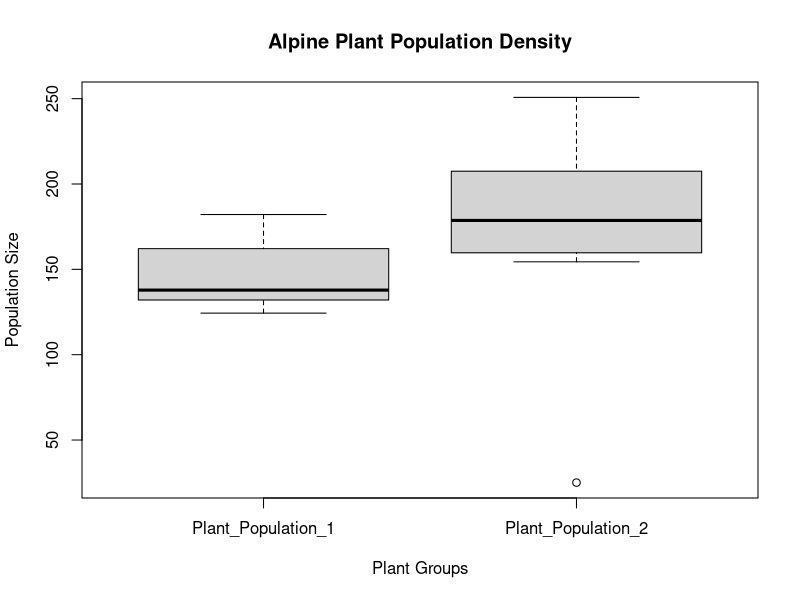
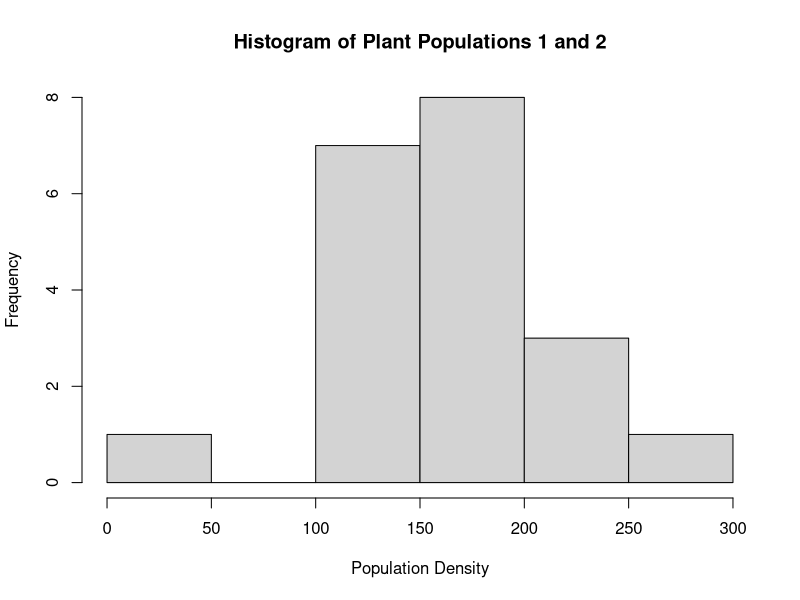

The R source for these figures, in order:
## ---- chunk 1
knitr::opts_chunk$set(echo = TRUE)
## ---- chunk 2
plantpopulation1 <- rnorm(n=10, mean = 150, sd = 20)
plantpopulation2 <- rnorm(n=10, mean = 200, sd = 50)
summary(plantpopulation1)
summary(plantpopulation2)
## ---- chunk 3
Plant_Populations <- c(plantpopulation1, plantpopulation2)
Group_Name <- c(rep("Plant_Population_1", length(plantpopulation1)),rep("Plant_Population_2",length(plantpopulation2)))
plant_df <- data.frame(Plant_Populations, Group_Name)
print(plant_df)
## ---- chunk 4
boxplot(Plant_Populations~Group_Name,data=plant_df, main="Alpine Plant Population Density",
        xlab="Plant Groups", ylab="Population Size")
## ---- chunk 5
hist(plant_df$Plant_Populations, 
     main = paste("Histogram of Plant Populations 1 and 2"),
     xlab = "Population Density", ylab = "Frequency")
## ---- chunk 6
n_iterations <- 1:20

for (i in n_iterations){
  plantpopulation1 <- rnorm(n=10, mean = 150, sd = 20)
  plantpopulation2 <- rnorm(n=10, mean = 200, sd = 50)
  Plant_Populations <- c(plantpopulation1, plantpopulation2)
  Group_Name <- c(rep("Plant_Population_1", length(plantpopulation1)),rep("Plant_Population_2",length(plantpopulation2)))
  plant_df <- data.frame(Plant_Populations, Group_Name)
  test_result <- t.test(Plant_Populations~Group_Name, data = plant_df)
  n_iterations[i] <- test_result$p.value
  cat("Iteration=",i,"P-value=")
print(test_result$p.value)
}
## ---- chunk 7
which(n_iterations < 0.05)
## ---- chunk 8
n_iterations <- 1:20

for (i in n_iterations){
  plantpopulation1 <- rnorm(n=5, mean = 150, sd = 20)
  plantpopulation2 <- rnorm(n=5, mean = 200, sd = 50)
  Plant_Populations <- c(plantpopulation1, plantpopulation2)
  Group_Name <- c(rep("Plant_Population_1", length(plantpopulation1)),rep("Plant_Population_2",length(plantpopulation2)))
  plant_df <- data.frame(Plant_Populations, Group_Name)
  test_result <- t.test(Plant_Populations~Group_Name, data = plant_df)
  n_iterations[i] <- test_result$p.value
  cat("Iteration=",i,"P-value=")
print(test_result$p.value)
}
## ---- chunk 9
which(n_iterations < 0.05)
## ---- chunk 10
n_iterations <- 1:20

for (i in n_iterations){
  plantpopulation1 <- rnorm(n=2, mean = 150, sd = 20)
  plantpopulation2 <- rnorm(n=2, mean = 200, sd = 50)
  Plant_Populations <- c(plantpopulation1, plantpopulation2)
  Group_Name <- c(rep("Plant_Population_1", length(plantpopulation1)),rep("Plant_Population_2",length(plantpopulation2)))
  plant_df <- data.frame(Plant_Populations, Group_Name)
  test_result <- t.test(Plant_Populations~Group_Name, data = plant_df)
  n_iterations[i] <- test_result$p.value
  cat("Iteration=",i,"P-value=")
print(test_result$p.value)
}
## ---- chunk 11
which(n_iterations < 0.05)
